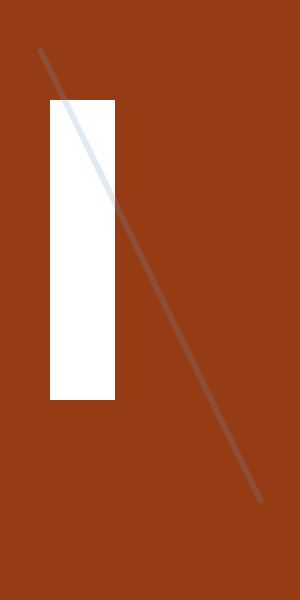
Frame 1 (no input)
Frame 60 (the mouse pressed at the canvas centre just before this capture): identical to frame 1, image omitted
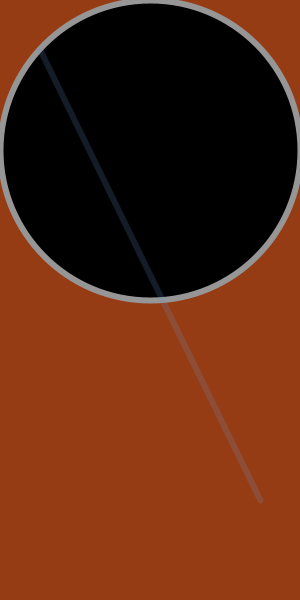
Frame 120 (the mouse held since frame 60 and released just before this capture)

The Processing sketch that drew these frames (run headless with seeded random() and noise(); from frame 60 on, the mouse is pressed at the canvas centre):

// Processing sketch: processing_87351
// ── processing_87351.pde

int RED = 150;
int GREEN = 60;
int BLUE = 20;
int elipseSzie = 20;
//global variables//
//variables are handy because code using same number can use a variable, if needing changed at later stage need only change the variable instead of search code//

//set up is run only once//
//fucntions run a set of commands associated with it, identified by {}//

void setup(){
  size (300,600);
  background(RED, GREEN, BLUE);
}

void draw(){
  background(RED, GREEN, BLUE);
  //refreshes background each loop//
  println(mouseX + " " + mouseY);
  //USED TO CHECK IF PROGRAM RUNNING CORRECCTLY. ALSO USING MOUSE X,Y TRACKS PIXEL LOCATION OF MOUSE CURSOR// 
  fill(255);
  stroke(mouseX, mouseY);
  if (mousePressed == true) {
    fill(0);
  } else {
    fill(255);
rect(50, 100, 65, 300);
  }
ellipse(mouseX, mouseX, mouseY, mouseY);

//first 2 numbers refer to the start location on xy axis//
//fill can be rgb or hex values or a single gradient and must come before the doe shape to be filled//
//can use variables to determine H an W.//

strokeWeight(6);
stroke(100, 150, 200, 50);
line(40, 50, 260, 500);

//lines use inital xy coordinates, but only needs a finishing value so 500 is used to keep on same axis//
//every shape by default has a stroke border. can enter value of stroke 0 before shapesto leave defualt or use noStroke to have no stroke//
}
